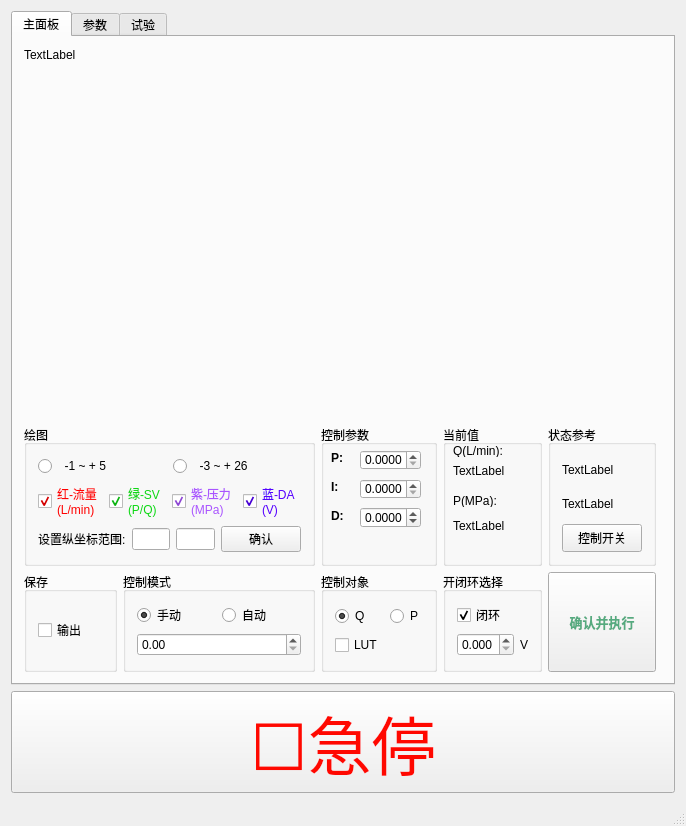
<?xml version="1.0" encoding="UTF-8"?>
<ui version="4.0">
 <class>MainWindow</class>
 <widget class="QMainWindow" name="MainWindow">
  <property name="geometry">
   <rect>
    <x>0</x>
    <y>0</y>
    <width>664</width>
    <height>726</height>
   </rect>
  </property>
  <property name="sizePolicy">
   <sizepolicy hsizetype="Expanding" vsizetype="Expanding">
    <horstretch>0</horstretch>
    <verstretch>0</verstretch>
   </sizepolicy>
  </property>
  <property name="windowTitle">
   <string>MainWindow</string>
  </property>
  <widget class="QWidget" name="centralWidget">
   <layout class="QGridLayout" name="gridLayout_9">
    <item row="0" column="0">
     <widget class="QTabWidget" name="tabWidget">
      <property name="enabled">
       <bool>true</bool>
      </property>
      <property name="sizePolicy">
       <sizepolicy hsizetype="Expanding" vsizetype="Preferred">
        <horstretch>0</horstretch>
        <verstretch>12</verstretch>
       </sizepolicy>
      </property>
      <property name="currentIndex">
       <number>0</number>
      </property>
      <widget class="QWidget" name="tab_mainPannel">
       <attribute name="title">
        <string>主面板</string>
       </attribute>
       <layout class="QGridLayout" name="gridLayout_11">
        <item row="3" column="3">
         <widget class="QGroupBox" name="groupBox_Object">
          <property name="title">
           <string>控制对象</string>
          </property>
          <layout class="QGridLayout" name="gridLayout_2">
           <item row="0" column="0">
            <widget class="QRadioButton" name="radioButton_Q">
             <property name="text">
              <string>Q</string>
             </property>
             <property name="checked">
              <bool>true</bool>
             </property>
            </widget>
           </item>
           <item row="0" column="1">
            <widget class="QRadioButton" name="radioButton_P">
             <property name="text">
              <string>P</string>
             </property>
            </widget>
           </item>
           <item row="1" column="0">
            <widget class="QCheckBox" name="checkBox_LUT">
             <property name="text">
              <string>LUT</string>
             </property>
            </widget>
           </item>
          </layout>
         </widget>
        </item>
        <item row="3" column="4">
         <widget class="QGroupBox" name="groupBox_6">
          <property name="title">
           <string>开闭环选择</string>
          </property>
          <layout class="QGridLayout" name="gridLayout_3">
           <item row="0" column="0">
            <widget class="QCheckBox" name="checkBox_closeLoop">
             <property name="text">
              <string>闭环</string>
             </property>
             <property name="checked">
              <bool>true</bool>
             </property>
            </widget>
           </item>
           <item row="1" column="0">
            <widget class="QDoubleSpinBox" name="doubleSpinBox_outputVolt">
             <property name="decimals">
              <number>3</number>
             </property>
             <property name="maximum">
              <double>5.000000000000000</double>
             </property>
             <property name="singleStep">
              <double>0.050000000000000</double>
             </property>
            </widget>
           </item>
           <item row="1" column="1">
            <widget class="QLabel" name="label_9">
             <property name="text">
              <string>V</string>
             </property>
            </widget>
           </item>
          </layout>
         </widget>
        </item>
        <item row="1" column="0" colspan="8">
         <widget class="QCustomPlot" name="customPlot" native="true">
          <property name="sizePolicy">
           <sizepolicy hsizetype="Expanding" vsizetype="Expanding">
            <horstretch>0</horstretch>
            <verstretch>0</verstretch>
           </sizepolicy>
          </property>
          <property name="minimumSize">
           <size>
            <width>100</width>
            <height>0</height>
           </size>
          </property>
         </widget>
        </item>
        <item row="2" column="3">
         <widget class="QGroupBox" name="groupBox_2">
          <property name="title">
           <string>控制参数</string>
          </property>
          <widget class="QLabel" name="label_4">
           <property name="geometry">
            <rect>
             <x>10</x>
             <y>25</y>
             <width>28</width>
             <height>16</height>
            </rect>
           </property>
           <property name="font">
            <font>
             <weight>75</weight>
             <bold>true</bold>
            </font>
           </property>
           <property name="text">
            <string>P:  </string>
           </property>
          </widget>
          <widget class="QLabel" name="label_5">
           <property name="geometry">
            <rect>
             <x>10</x>
             <y>54</y>
             <width>28</width>
             <height>16</height>
            </rect>
           </property>
           <property name="font">
            <font>
             <weight>75</weight>
             <bold>true</bold>
            </font>
           </property>
           <property name="text">
            <string>I:  </string>
           </property>
          </widget>
          <widget class="QDoubleSpinBox" name="doubleSpinBox_i">
           <property name="geometry">
            <rect>
             <x>39</x>
             <y>54</y>
             <width>61</width>
             <height>20</height>
            </rect>
           </property>
           <property name="decimals">
            <number>4</number>
           </property>
           <property name="minimum">
            <double>0.000000000000000</double>
           </property>
           <property name="singleStep">
            <double>0.020000000000000</double>
           </property>
          </widget>
          <widget class="QDoubleSpinBox" name="doubleSpinBox_d">
           <property name="enabled">
            <bool>true</bool>
           </property>
           <property name="geometry">
            <rect>
             <x>39</x>
             <y>82</y>
             <width>61</width>
             <height>21</height>
            </rect>
           </property>
           <property name="decimals">
            <number>4</number>
           </property>
           <property name="minimum">
            <double>-99.000000000000000</double>
           </property>
           <property name="singleStep">
            <double>0.001000000000000</double>
           </property>
          </widget>
          <widget class="QLabel" name="label_6">
           <property name="geometry">
            <rect>
             <x>10</x>
             <y>83</y>
             <width>16</width>
             <height>16</height>
            </rect>
           </property>
           <property name="font">
            <font>
             <weight>75</weight>
             <bold>true</bold>
            </font>
           </property>
           <property name="text">
            <string>D:</string>
           </property>
          </widget>
          <widget class="QDoubleSpinBox" name="doubleSpinBox_p">
           <property name="geometry">
            <rect>
             <x>39</x>
             <y>25</y>
             <width>61</width>
             <height>20</height>
            </rect>
           </property>
           <property name="decimals">
            <number>4</number>
           </property>
           <property name="minimum">
            <double>0.000000000000000</double>
           </property>
           <property name="singleStep">
            <double>0.001000000000000</double>
           </property>
          </widget>
         </widget>
        </item>
        <item row="2" column="4">
         <widget class="QGroupBox" name="groupBox_7">
          <property name="title">
           <string>当前值</string>
          </property>
          <widget class="QLabel" name="label_7">
           <property name="geometry">
            <rect>
             <x>10</x>
             <y>20</y>
             <width>54</width>
             <height>12</height>
            </rect>
           </property>
           <property name="text">
            <string>Q(L/min):</string>
           </property>
          </widget>
          <widget class="QLabel" name="label_Q">
           <property name="geometry">
            <rect>
             <x>10</x>
             <y>40</y>
             <width>54</width>
             <height>12</height>
            </rect>
           </property>
           <property name="text">
            <string>TextLabel</string>
           </property>
          </widget>
          <widget class="QLabel" name="label_P">
           <property name="geometry">
            <rect>
             <x>10</x>
             <y>80</y>
             <width>81</width>
             <height>41</height>
            </rect>
           </property>
           <property name="text">
            <string>TextLabel</string>
           </property>
          </widget>
          <widget class="QLabel" name="label_8">
           <property name="geometry">
            <rect>
             <x>10</x>
             <y>70</y>
             <width>54</width>
             <height>12</height>
            </rect>
           </property>
           <property name="text">
            <string>P(MPa):</string>
           </property>
          </widget>
         </widget>
        </item>
        <item row="2" column="5" colspan="2">
         <widget class="QGroupBox" name="groupBox_4">
          <property name="title">
           <string>状态参考</string>
          </property>
          <layout class="QGridLayout" name="gridLayout_12">
           <item row="0" column="1">
            <widget class="QLabel" name="label_timer_state">
             <property name="text">
              <string>TextLabel</string>
             </property>
            </widget>
           </item>
           <item row="2" column="1">
            <widget class="QPushButton" name="pushButton_timerctrl">
             <property name="sizePolicy">
              <sizepolicy hsizetype="Preferred" vsizetype="Preferred">
               <horstretch>0</horstretch>
               <verstretch>0</verstretch>
              </sizepolicy>
             </property>
             <property name="text">
              <string>控制开关</string>
             </property>
            </widget>
           </item>
           <item row="1" column="1">
            <widget class="QLabel" name="label">
             <property name="text">
              <string>TextLabel</string>
             </property>
            </widget>
           </item>
          </layout>
         </widget>
        </item>
        <item row="3" column="5" colspan="2">
         <widget class="QPushButton" name="pushButton_confirm_all">
          <property name="font">
           <font>
            <family>Aharoni</family>
            <pointsize>10</pointsize>
            <weight>75</weight>
            <bold>true</bold>
           </font>
          </property>
          <property name="styleSheet">
           <string notr="true">color: rgb(85, 170, 127);</string>
          </property>
          <property name="text">
           <string>

确认并执行

</string>
          </property>
         </widget>
        </item>
        <item row="0" column="0">
         <widget class="QLabel" name="label_port">
          <property name="text">
           <string>TextLabel</string>
          </property>
         </widget>
        </item>
        <item row="2" column="0" colspan="3">
         <widget class="QGroupBox" name="groupBox_3">
          <property name="title">
           <string>绘图</string>
          </property>
          <layout class="QGridLayout" name="gridLayout_10">
           <item row="0" column="0">
            <layout class="QHBoxLayout" name="horizontalLayout_4">
             <item>
              <widget class="QRadioButton" name="radioButton_5V">
               <property name="text">
                <string>  -1 ~ + 5</string>
               </property>
              </widget>
             </item>
             <item>
              <widget class="QRadioButton" name="radioButton_10V">
               <property name="text">
                <string>  -3 ~ + 26</string>
               </property>
              </widget>
             </item>
            </layout>
           </item>
           <item row="1" column="0">
            <layout class="QHBoxLayout" name="horizontalLayout_2">
             <item>
              <widget class="QCheckBox" name="checkBox">
               <property name="styleSheet">
                <string notr="true">color: rgb(255, 0, 0);</string>
               </property>
               <property name="text">
                <string>红-流量
(L/min)</string>
               </property>
               <property name="checked">
                <bool>true</bool>
               </property>
               <property name="tristate">
                <bool>false</bool>
               </property>
              </widget>
             </item>
             <item>
              <widget class="QCheckBox" name="checkBox_2">
               <property name="styleSheet">
                <string notr="true">color: rgb(14, 216, 21);</string>
               </property>
               <property name="text">
                <string>绿-SV
(P/Q)</string>
               </property>
               <property name="checked">
                <bool>true</bool>
               </property>
              </widget>
             </item>
             <item>
              <widget class="QCheckBox" name="checkBox_3">
               <property name="styleSheet">
                <string notr="true">color: rgb(170, 85, 255);</string>
               </property>
               <property name="text">
                <string>紫-压力
(MPa)</string>
               </property>
               <property name="checked">
                <bool>true</bool>
               </property>
               <property name="autoExclusive">
                <bool>false</bool>
               </property>
              </widget>
             </item>
             <item>
              <widget class="QCheckBox" name="checkBox_4">
               <property name="styleSheet">
                <string notr="true">color: rgb(85, 0, 255);</string>
               </property>
               <property name="text">
                <string>蓝-DA
(V)</string>
               </property>
               <property name="checked">
                <bool>true</bool>
               </property>
              </widget>
             </item>
            </layout>
           </item>
           <item row="2" column="0">
            <layout class="QHBoxLayout" name="horizontalLayout_3">
             <item>
              <widget class="QLabel" name="label_3">
               <property name="text">
                <string>设置纵坐标范围:</string>
               </property>
              </widget>
             </item>
             <item>
              <widget class="QLineEdit" name="lineEdit_setrange_l"/>
             </item>
             <item>
              <widget class="QLineEdit" name="lineEdit_setrange_h"/>
             </item>
             <item>
              <widget class="QPushButton" name="pushButton_set_range">
               <property name="text">
                <string>确认</string>
               </property>
              </widget>
             </item>
            </layout>
           </item>
          </layout>
         </widget>
        </item>
        <item row="3" column="0">
         <widget class="QGroupBox" name="groupBox_13">
          <property name="title">
           <string>保存</string>
          </property>
          <layout class="QGridLayout" name="gridLayout_18">
           <item row="0" column="0">
            <widget class="QCheckBox" name="checkBox_output">
             <property name="text">
              <string>输出</string>
             </property>
            </widget>
           </item>
          </layout>
         </widget>
        </item>
        <item row="3" column="1" colspan="2">
         <widget class="QGroupBox" name="groupBox_Mode">
          <property name="title">
           <string>控制模式</string>
          </property>
          <layout class="QGridLayout" name="gridLayout">
           <item row="0" column="0">
            <layout class="QHBoxLayout" name="horizontalLayout">
             <item>
              <widget class="QRadioButton" name="radioButton_Manual">
               <property name="text">
                <string>手动</string>
               </property>
               <property name="checked">
                <bool>true</bool>
               </property>
              </widget>
             </item>
             <item>
              <widget class="QRadioButton" name="radioButton_Auto">
               <property name="text">
                <string>自动</string>
               </property>
              </widget>
             </item>
            </layout>
           </item>
           <item row="1" column="0">
            <widget class="QDoubleSpinBox" name="doubleSpinBox_manualCtrl">
             <property name="maximum">
              <double>300.990000000000009</double>
             </property>
            </widget>
           </item>
          </layout>
         </widget>
        </item>
       </layout>
      </widget>
      <widget class="QWidget" name="tab_sensors">
       <attribute name="title">
        <string>参数</string>
       </attribute>
       <layout class="QGridLayout" name="gridLayout_14">
        <item row="2" column="2">
         <widget class="QLabel" name="label_24">
          <property name="text">
           <string>钩选主面板output后,
数据将保存至设置路径文件中.</string>
          </property>
         </widget>
        </item>
        <item row="2" column="0" colspan="2">
         <widget class="QGroupBox" name="groupBox_14">
          <property name="title">
           <string>保存文件路径</string>
          </property>
          <layout class="QGridLayout" name="gridLayout_19">
           <item row="1" column="0">
            <widget class="QPushButton" name="pushButton_chooseSavePath">
             <property name="text">
              <string>选择路径</string>
             </property>
            </widget>
           </item>
           <item row="0" column="0">
            <widget class="QLabel" name="label_curPath">
             <property name="text">
              <string>-------------</string>
             </property>
            </widget>
           </item>
          </layout>
         </widget>
        </item>
        <item row="1" column="0" colspan="2">
         <widget class="QGroupBox" name="groupBox">
          <property name="title">
           <string>控制器参数</string>
          </property>
          <layout class="QGridLayout" name="gridLayout_15">
           <item row="0" column="1">
            <widget class="QGroupBox" name="groupBox_12">
             <property name="title">
              <string>Q</string>
             </property>
             <layout class="QGridLayout" name="gridLayout_17">
              <item row="3" column="0">
               <widget class="QDoubleSpinBox" name="doubleSpinBox_save_flux_i">
                <property name="decimals">
                 <number>4</number>
                </property>
                <property name="singleStep">
                 <double>0.100000000000000</double>
                </property>
               </widget>
              </item>
              <item row="5" column="0">
               <widget class="QDoubleSpinBox" name="doubleSpinBox_6">
                <property name="enabled">
                 <bool>true</bool>
                </property>
                <property name="decimals">
                 <number>4</number>
                </property>
                <property name="singleStep">
                 <double>0.100000000000000</double>
                </property>
               </widget>
              </item>
              <item row="1" column="0">
               <widget class="QDoubleSpinBox" name="doubleSpinBox_save_flux_p">
                <property name="decimals">
                 <number>4</number>
                </property>
                <property name="singleStep">
                 <double>0.100000000000000</double>
                </property>
               </widget>
              </item>
              <item row="2" column="0">
               <widget class="QLabel" name="label_21">
                <property name="text">
                 <string>I:</string>
                </property>
               </widget>
              </item>
              <item row="0" column="0">
               <widget class="QLabel" name="label_18">
                <property name="text">
                 <string>P:</string>
                </property>
               </widget>
              </item>
              <item row="4" column="0">
               <widget class="QLabel" name="label_22">
                <property name="text">
                 <string>D:</string>
                </property>
               </widget>
              </item>
             </layout>
            </widget>
           </item>
           <item row="0" column="0">
            <widget class="QGroupBox" name="groupBox_11">
             <property name="title">
              <string>P</string>
             </property>
             <layout class="QGridLayout" name="gridLayout_16">
              <item row="4" column="0">
               <widget class="QLabel" name="label_19">
                <property name="text">
                 <string>D:</string>
                </property>
               </widget>
              </item>
              <item row="1" column="0">
               <widget class="QDoubleSpinBox" name="doubleSpinBox_save_pressure_p">
                <property name="decimals">
                 <number>4</number>
                </property>
                <property name="singleStep">
                 <double>0.100000000000000</double>
                </property>
               </widget>
              </item>
              <item row="3" column="0">
               <widget class="QDoubleSpinBox" name="doubleSpinBox_save_pressure_i">
                <property name="decimals">
                 <number>4</number>
                </property>
                <property name="singleStep">
                 <double>0.100000000000000</double>
                </property>
               </widget>
              </item>
              <item row="5" column="0">
               <widget class="QDoubleSpinBox" name="doubleSpinBox_save_pressure_d">
                <property name="enabled">
                 <bool>true</bool>
                </property>
                <property name="decimals">
                 <number>4</number>
                </property>
                <property name="singleStep">
                 <double>0.100000000000000</double>
                </property>
               </widget>
              </item>
              <item row="0" column="0">
               <widget class="QLabel" name="label_2">
                <property name="text">
                 <string>P:</string>
                </property>
               </widget>
              </item>
              <item row="2" column="0">
               <widget class="QLabel" name="label_20">
                <property name="text">
                 <string>I:</string>
                </property>
               </widget>
              </item>
             </layout>
            </widget>
           </item>
           <item row="1" column="1">
            <widget class="QPushButton" name="pushButton_save_pid">
             <property name="text">
              <string>保存配置</string>
             </property>
            </widget>
           </item>
          </layout>
         </widget>
        </item>
        <item row="0" column="0" colspan="2">
         <widget class="QGroupBox" name="groupBox_5">
          <property name="title">
           <string>校准</string>
          </property>
          <layout class="QGridLayout" name="gridLayout_5">
           <item row="0" column="0">
            <widget class="QGroupBox" name="groupBox_8">
             <property name="title">
              <string>P</string>
             </property>
             <layout class="QGridLayout" name="gridLayout_6">
              <item row="0" column="1">
               <widget class="QLabel" name="label_10">
                <property name="text">
                 <string>增益:</string>
                </property>
               </widget>
              </item>
              <item row="1" column="1">
               <widget class="QDoubleSpinBox" name="doubleSpinBox_cali_P_gain">
                <property name="decimals">
                 <number>3</number>
                </property>
                <property name="maximum">
                 <double>999.990000000000009</double>
                </property>
               </widget>
              </item>
              <item row="3" column="1">
               <widget class="QDoubleSpinBox" name="doubleSpinBox_cali_P_bias">
                <property name="decimals">
                 <number>3</number>
                </property>
                <property name="maximum">
                 <double>999.990000000000009</double>
                </property>
               </widget>
              </item>
              <item row="2" column="1">
               <widget class="QLabel" name="label_11">
                <property name="text">
                 <string>偏置:</string>
                </property>
               </widget>
              </item>
             </layout>
            </widget>
           </item>
           <item row="0" column="1">
            <widget class="QGroupBox" name="groupBox_9">
             <property name="title">
              <string>Q</string>
             </property>
             <layout class="QGridLayout" name="gridLayout_7">
              <item row="2" column="0">
               <widget class="QLabel" name="label_13">
                <property name="text">
                 <string>偏置:</string>
                </property>
               </widget>
              </item>
              <item row="3" column="0">
               <widget class="QDoubleSpinBox" name="doubleSpinBox_cali_Q_bias">
                <property name="decimals">
                 <number>3</number>
                </property>
                <property name="maximum">
                 <double>999.990000000000009</double>
                </property>
               </widget>
              </item>
              <item row="0" column="0">
               <widget class="QLabel" name="label_12">
                <property name="text">
                 <string>增益:</string>
                </property>
               </widget>
              </item>
              <item row="1" column="0">
               <widget class="QDoubleSpinBox" name="doubleSpinBox_cali_Q_gain">
                <property name="decimals">
                 <number>3</number>
                </property>
                <property name="maximum">
                 <double>9999.989999999999782</double>
                </property>
               </widget>
              </item>
             </layout>
             <zorder>doubleSpinBox_cali_Q_gain</zorder>
             <zorder>doubleSpinBox_cali_Q_bias</zorder>
             <zorder>label_12</zorder>
             <zorder>label_13</zorder>
            </widget>
           </item>
           <item row="1" column="1">
            <widget class="QPushButton" name="pushButton_save_config">
             <property name="text">
              <string>保存配置</string>
             </property>
            </widget>
           </item>
          </layout>
         </widget>
        </item>
        <item row="4" column="0">
         <widget class="QLabel" name="label_logo_4">
          <property name="text">
           <string>  DAQ - shincky
 -3-  =.=   2333</string>
          </property>
         </widget>
        </item>
        <item row="0" column="2">
         <widget class="QLabel" name="label_17">
          <property name="text">
           <string>压力传感器的标定数据:
Gain(增益):压力传感器的测量范围除以传感器输出电压范围，单位:MPa/V
Bias(偏置):0压力时的电压输出，单位：V


流量传感器的标定数据：
Gain(增益):流量传感器每升的脉冲数,单位:Imp/L(个/升)
Bias(偏置):0流量时的脉冲数,单位:Imp(个)</string>
          </property>
         </widget>
        </item>
        <item row="1" column="2">
         <widget class="QLabel" name="label_23">
          <property name="text">
           <string>控制器参数P,Q分别对应压力流量控制器的PID参数</string>
          </property>
         </widget>
        </item>
        <item row="3" column="0">
         <spacer name="verticalSpacer">
          <property name="orientation">
           <enum>Qt::Vertical</enum>
          </property>
          <property name="sizeHint" stdset="0">
           <size>
            <width>20</width>
            <height>40</height>
           </size>
          </property>
         </spacer>
        </item>
       </layout>
      </widget>
      <widget class="QWidget" name="tab_experiment">
       <attribute name="title">
        <string>试验</string>
       </attribute>
       <layout class="QGridLayout" name="gridLayout_13">
        <item row="0" column="2">
         <spacer name="horizontalSpacer">
          <property name="orientation">
           <enum>Qt::Horizontal</enum>
          </property>
          <property name="sizeHint" stdset="0">
           <size>
            <width>40</width>
            <height>20</height>
           </size>
          </property>
         </spacer>
        </item>
        <item row="1" column="3">
         <spacer name="verticalSpacer_4">
          <property name="orientation">
           <enum>Qt::Vertical</enum>
          </property>
          <property name="sizeHint" stdset="0">
           <size>
            <width>20</width>
            <height>40</height>
           </size>
          </property>
         </spacer>
        </item>
        <item row="2" column="0">
         <widget class="QLabel" name="label_logo_2">
          <property name="text">
           <string>  DAQ - shincky
 -3-  =.=   2333</string>
          </property>
         </widget>
        </item>
        <item row="0" column="0">
         <widget class="QGroupBox" name="groupBox_10">
          <property name="title">
           <string>波形发生器</string>
          </property>
          <layout class="QGridLayout" name="gridLayout_8">
           <item row="0" column="1">
            <layout class="QVBoxLayout" name="verticalLayout">
             <item>
              <widget class="QLabel" name="label_14">
               <property name="text">
                <string>起始(Min):</string>
               </property>
              </widget>
             </item>
             <item>
              <widget class="QDoubleSpinBox" name="doubleSpinBox_min">
               <property name="maximum">
                <double>170.990000000000009</double>
               </property>
              </widget>
             </item>
             <item>
              <widget class="QPushButton" name="pushButton_swapValue">
               <property name="text">
                <string>
交换起始和结束的数值
</string>
               </property>
              </widget>
             </item>
             <item>
              <widget class="QLabel" name="label_15">
               <property name="text">
                <string>结束(Max):</string>
               </property>
              </widget>
             </item>
             <item>
              <widget class="QDoubleSpinBox" name="doubleSpinBox_max">
               <property name="maximum">
                <double>170.990000000000009</double>
               </property>
              </widget>
             </item>
             <item>
              <spacer name="verticalSpacer_2">
               <property name="orientation">
                <enum>Qt::Vertical</enum>
               </property>
               <property name="sizeHint" stdset="0">
                <size>
                 <width>20</width>
                 <height>40</height>
                </size>
               </property>
              </spacer>
             </item>
             <item>
              <widget class="QLabel" name="label_16">
               <property name="text">
                <string>长度/周期(Length):</string>
               </property>
              </widget>
             </item>
             <item>
              <widget class="QDoubleSpinBox" name="doubleSpinBox_length"/>
             </item>
            </layout>
           </item>
           <item row="0" column="0">
            <layout class="QVBoxLayout" name="verticalLayout_2">
             <item>
              <widget class="QComboBox" name="comboBox_waveGen">
               <item>
                <property name="text">
                 <string>Slope</string>
                </property>
               </item>
               <item>
                <property name="text">
                 <string>Sin</string>
                </property>
               </item>
               <item>
                <property name="text">
                 <string>Triangle</string>
                </property>
               </item>
               <item>
                <property name="text">
                 <string>User Define</string>
                </property>
               </item>
              </widget>
             </item>
             <item>
              <spacer name="verticalSpacer_3">
               <property name="orientation">
                <enum>Qt::Vertical</enum>
               </property>
               <property name="sizeHint" stdset="0">
                <size>
                 <width>20</width>
                 <height>40</height>
                </size>
               </property>
              </spacer>
             </item>
            </layout>
           </item>
           <item row="1" column="0" colspan="2">
            <widget class="QPushButton" name="pushButton_load_auto">
             <property name="text">
              <string>
加载自动试验文件
</string>
             </property>
            </widget>
           </item>
          </layout>
         </widget>
        </item>
        <item row="0" column="1">
         <widget class="QGroupBox" name="groupBox_15">
          <property name="title">
           <string>配置自动试验</string>
          </property>
          <layout class="QGridLayout" name="gridLayout_20">
           <item row="0" column="0">
            <widget class="QGroupBox" name="groupBox_16">
             <property name="title">
              <string>第一步</string>
             </property>
             <layout class="QGridLayout" name="gridLayout_21">
              <item row="0" column="0">
               <widget class="QPushButton" name="pushButton_configAuto">
                <property name="text">
                 <string>
配置自动试验文件
</string>
                </property>
               </widget>
              </item>
             </layout>
            </widget>
           </item>
           <item row="1" column="0">
            <widget class="QGroupBox" name="groupBox_17">
             <property name="title">
              <string>第二步</string>
             </property>
             <layout class="QGridLayout" name="gridLayout_22">
              <item row="0" column="0">
               <widget class="QPushButton" name="pushButton_genAuto">
                <property name="text">
                 <string>
生成配置文件
</string>
                </property>
               </widget>
              </item>
             </layout>
            </widget>
           </item>
           <item row="2" column="0">
            <widget class="QGroupBox" name="groupBox_18">
             <property name="title">
              <string>第三步</string>
             </property>
             <layout class="QGridLayout" name="gridLayout_23">
              <item row="0" column="0">
               <widget class="QPushButton" name="pushButton_saveConfig">
                <property name="text">
                 <string>
保存配置文件
</string>
                </property>
               </widget>
              </item>
             </layout>
            </widget>
           </item>
          </layout>
         </widget>
        </item>
        <item row="1" column="0" colspan="2">
         <widget class="QLabel" name="label_wavegen">
          <property name="text">
           <string>TextLabel</string>
          </property>
         </widget>
        </item>
       </layout>
      </widget>
     </widget>
    </item>
    <item row="1" column="0">
     <widget class="QPushButton" name="pushButton">
      <property name="sizePolicy">
       <sizepolicy hsizetype="Minimum" vsizetype="Preferred">
        <horstretch>0</horstretch>
        <verstretch>1</verstretch>
       </sizepolicy>
      </property>
      <property name="font">
       <font>
        <family>楷体</family>
        <pointsize>48</pointsize>
       </font>
      </property>
      <property name="styleSheet">
       <string notr="true">color: rgb(255, 8, 00);</string>
      </property>
      <property name="text">
       <string>☐急停</string>
      </property>
     </widget>
    </item>
   </layout>
  </widget>
  <widget class="QStatusBar" name="statusBar"/>
 </widget>
 <layoutdefault spacing="6" margin="11"/>
 <customwidgets>
  <customwidget>
   <class>QCustomPlot</class>
   <extends>QWidget</extends>
   <header location="global">qcustomplot.h</header>
   <container>1</container>
  </customwidget>
 </customwidgets>
 <resources/>
 <connections/>
</ui>
